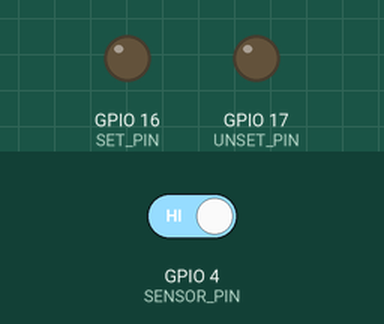
Simulated run of this sketch. Board: ESP32. On the bench: output pins drawn as LEDs (lit = HIGH). The test bench sets the inputs (shaded band); at power-on: GPIO 4 (SENSOR_PIN) HIGH. What the sketch prints to the serial monitor is not drawn.

Above: at 1.1 s.
Timing chart, 0 to 2.6 s (numbered marks = the images above):
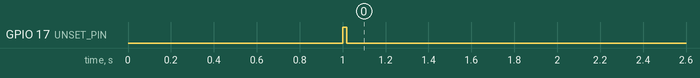

The sketch:

ESP32WaterSensor.ino
```cpp
#define SENSOR_PIN 4  // Touch 0 pin = GPIO 4
#define SET_PIN    16 // Relay SET Pin = GPIO 16
#define UNSET_PIN  17 // Relay UNSET Pin = GPIO 17
#define LOW_SENSE_THRESHOLD 10 // Threshold for detecting water
#define HIGH_SENSE_THRESHOLD 50 // Threshold for detecting no water
bool isOpen;
void closeRelay() {
  Serial.println("Closing relay");
  digitalWrite(SET_PIN, HIGH);
  delay(20);
  digitalWrite(SET_PIN, LOW);
  isOpen = false;
}
void openRelay() {
  Serial.println("Opening relay");
  digitalWrite(UNSET_PIN, HIGH);
  delay(20);
  digitalWrite(UNSET_PIN, LOW);
  isOpen = true;
}
void setup() {
  Serial.begin(115200);
  delay(1000); // give me time to bring up serial monitor
  Serial.println("ESP32 Water Shut-Off Controller");
  pinMode(SET_PIN, OUTPUT);
  pinMode(UNSET_PIN, OUTPUT);
  openRelay();
}
void loop() {
  const int value = touchRead(SENSOR_PIN);
  if(value < LOW_SENSE_THRESHOLD && isOpen == true) {
    closeRelay();
  }
  if(value > HIGH_SENSE_THRESHOLD && isOpen == false) {
    openRelay();
  }
  delay(1000); // Wait one second
}
```
